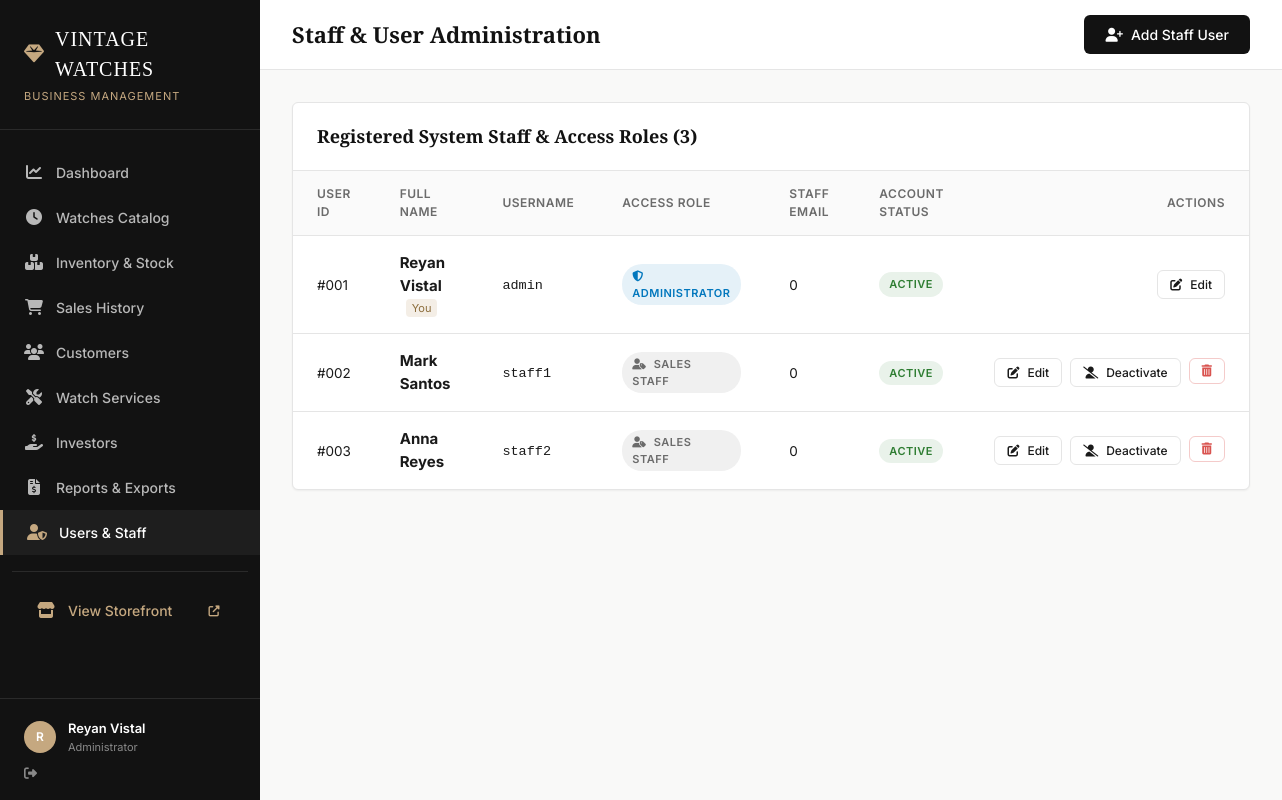
Screenshot of /users (signed in) with the database file from the repository.
### tables this page shows
CREATE TABLE "user" (
  `user_id` INTEGER PRIMARY KEY AUTOINCREMENT,
  `full_name` varchar(100) NOT NULL,
  `user_name` varchar(50) NOT NULL,
  `password` varchar(255) NOT NULL,
  `role` varchar(30) NOT NULL,
  `email` int(100) NOT NULL,
  `status` varchar(20) NOT NULL
);

### app.py (the view)
@app.route('/users')
@admin_required
def users():
    user_list = db.fetch_all("SELECT user_id, full_name, user_name, role, email, status FROM user ORDER BY user_id")
    return render_template('users.html', users=user_list)

### app.py (called while the page is built)
def admin_required(f):
    @wraps(f)
    def decorated_function(*args, **kwargs):
        if 'user_id' not in session:
            flash("Please sign in to access the management portal.", "info")
            return redirect(url_for('login'))
        if session.get('role') != 'Administrator':
            flash("Administrator privileges required for this action.", "error")
            return redirect(url_for('dashboard'))
        return f(*args, **kwargs)
    return decorated_function

@app.context_processor
def inject_cart_info():
    cart = session.get('cart', {})
    cart_count = sum(cart.values()) if isinstance(cart, dict) else 0
    return dict(cart_count=cart_count, date=date, today_date=str(date.today()))

### database.py (called while the page is built)
def use_mysql():
    if os.getenv("RENDER"):
        return bool(os.getenv("MYSQL_URL") or os.getenv("DATABASE_URL") or (os.getenv("DB_HOST") and os.getenv("DB_HOST") != "localhost"))
    return bool(os.getenv("MYSQL_URL") or os.getenv("DATABASE_URL") or os.getenv("DB_HOST") or os.getenv("MYSQLHOST"))

def get_sqlite_connection():
    db_path = os.path.join(os.path.dirname(__file__), 'vintage_watches.db')
    conn = sqlite3.connect(db_path, check_same_thread=False)
    conn.row_factory = sqlite3.Row
    conn.create_function("CURDATE", 0, lambda: datetime.now().strftime("%Y-%m-%d"))
    conn.create_function("NOW", 0, lambda: datetime.now().strftime("%Y-%m-%d %H:%M:%S"))
    conn.create_function("MONTH", 1, lambda d: int(str(d).split('-')[1]) if d and '-' in str(d) else 1)
    conn.create_function("YEAR", 1, lambda d: int(str(d).split('-')[0]) if d and '-' in str(d) else datetime.now().year)
    return conn

def get_db_connection():
    if use_mysql():
        conn = get_mysql_connection()
        if conn:
            return conn
    return get_sqlite_connection()

def is_sqlite_conn(conn):
    return isinstance(conn, sqlite3.Connection)

def prepare_query(query, is_sqlite):
    if is_sqlite:
        return query.replace('%s', '?')
    return query

### templates/users.html (shortened to what this page needs)
{% extends "base.html" %}
{% block page_title %}Staff & User Administration{% endblock %}
{% block header_actions %}
<button class="btn btn-primary" data-modal="addUserModal">
    <i class="fas fa-user-plus"></i> Add Staff User
</button>
{% endblock %}
{% block content %}
<div class="table-container">
    <div class="table-header">
        <h2 class="table-title">Registered System Staff & Access Roles ({{ users | length }})</h2>
    </div>
    <table class="data-table">
        <thead>
            <tr>
                <th>User ID</th>
                <th>Full Name</th>
                <th>Username</th>
                <th>Access Role</th>
                <th>Staff Email</th>
                <th>Account Status</th>
                <th class="text-right">Actions</th>
            </tr>
        </thead>
        <tbody>
            {% for user in users %}
            <tr>
                <td>#{{ "%03d" | format(user.user_id) }}</td>
                <td>
                    <strong style="font-size: 15px;">{{ user.full_name }}</strong>
                    {% if user.user_id == session.get('user_id') %}
                    <span style="font-size: 11px; background: rgba(197, 168, 128, 0.2); color: #8c6d3b; padding: 2px 6px; border-radius: 4px; margin-left: 6px;">You</span>
                    {% endif %}
                </td>
                <td><code>{{ user.user_name }}</code></td>
                <td>
                    <span class="badge {% if user.role == 'Administrator' %}badge-info{% else %}badge-neutral{% endif %}">
                        <i class="fas {% if user.role == 'Administrator' %}fa-shield-alt{% else %}fa-user-tag{% endif %}" style="margin-right: 4px;"></i>
                        {{ user.role }}
                    </span>
                </td>
                <td>{{ user.email }}</td>
                <td>
                    <span class="badge {% if user.status == 'Active' %}badge-success{% else %}badge-danger{% endif %}">
                        {{ user.status }}
                    </span>
                </td>
                <td class="text-right">
                    <div style="display: flex; gap: 8px; justify-content: flex-end;">
                        <button class="btn btn-sm btn-outline edit-user-btn" data-id="{{ user.user_id }}" title="Edit user details">
                            <i class="fas fa-edit"></i> Edit
                        </button>
                        {% if user.user_id != session.get('user_id') %}
                        <form action="{{ url_for('user_toggle_status', user_id=user.user_id) }}" method="POST" style="display: inline;">
                            <button type="submit" class="btn btn-sm btn-outline" title="Toggle active/inactive status">
                                <i class="fas {% if user.status == 'Active' %}fa-user-slash{% else %}fa-user-check{% endif %}"></i>
                                {% if user.status == 'Active' %}Deactivate{% else %}Activate{% endif %}
                            </button>
                        </form>
                        <form action="{{ url_for('user_delete', user_id=user.user_id) }}" method="POST" onsubmit="return confirm('Permanently remove user {{ user.user_name }}?');" style="display: inline;">
                            <button type="submit" class="btn btn-sm btn-outline" style="color: var(--color-danger); border-color: rgba(217,83,79,0.3);" title="Delete user">
                                <i class="fas fa-trash-alt"></i>
                            </button>
                        </form>
                        {% endif %}
                    </div>
                </td>
            </tr>
            {% else %}
            <tr>
                <td colspan="7" class="text-center text-muted" style="padding: 40px;">No users registered in system.</td>
            </tr>
            {% endfor %}
        </tbody>
    </table>
</div>
{% endblock %}

### templates/base.html (shortened to what this page needs)
<!DOCTYPE html>
<html lang="en">
<head>
    <link href="https://cdnjs.cloudflare.com/ajax/libs/font-awesome/6.4.0/css/all.min.css" rel="stylesheet">
    <link rel="stylesheet" href="{{ url_for('static', filename='css/style.css') }}">
</head>
<body>
    <div class="app-container">
        <aside class="sidebar">
            <div class="sidebar-header">
                <div class="brand-logo">
                    <i class="fas fa-gem"></i>
                    <span>VINTAGE WATCHES</span>
                </div>
                <div style="font-size: 11px; color: var(--color-accent); letter-spacing: 1px; margin-top: 4px; text-transform: uppercase;">
                    Business Management
                </div>
            </div>
            <nav class="sidebar-nav">
                <a href="{{ url_for('dashboard') }}"
                    class="nav-item {% if request.endpoint == 'dashboard' %}active{% endif %}">
                    <i class="fas fa-chart-line"></i> <span>Dashboard</span>
                </a>
                <a href="{{ url_for('watches') }}"
                    class="nav-item {% if request.endpoint == 'watches' %}active{% endif %}">
                    <i class="fas fa-clock"></i> <span>Watches Catalog</span>
                </a>
                <a href="{{ url_for('inventory') }}"
                    class="nav-item {% if request.endpoint == 'inventory' %}active{% endif %}">
                    <i class="fas fa-boxes"></i> <span>Inventory & Stock</span>
                </a>
                <a href="{{ url_for('sales') }}" class="nav-item {% if request.endpoint == 'sales' %}active{% endif %}">
                    <i class="fas fa-shopping-cart"></i> <span>Sales History</span>
                </a>
                <a href="{{ url_for('customers') }}"
                    class="nav-item {% if request.endpoint == 'customers' %}active{% endif %}">
                    <i class="fas fa-users"></i> <span>Customers</span>
                </a>
                <a href="{{ url_for('services') }}"
                    class="nav-item {% if request.endpoint == 'services' %}active{% endif %}">
                    <i class="fas fa-tools"></i> <span>Watch Services</span>
                </a>
                <a href="{{ url_for('investors') }}"
                    class="nav-item {% if request.endpoint == 'investors' %}active{% endif %}">
                    <i class="fas fa-hand-holding-usd"></i> <span>Investors</span>
                </a>
                <a href="{{ url_for('reports') }}"
                    class="nav-item {% if request.endpoint == 'reports' %}active{% endif %}">
                    <i class="fas fa-file-invoice-dollar"></i> <span>Reports & Exports</span>
                </a>
                {% if session.get('role') == 'Administrator' %}
                <a href="{{ url_for('users') }}" class="nav-item {% if request.endpoint == 'users' %}active{% endif %}">
                    <i class="fas fa-user-shield"></i> <span>Users & Staff</span>
                </a>
                {% endif %}
                <div style="margin: 16px 12px; border-top: 1px solid rgba(255,255,255,0.1); padding-top: 16px;">
                    <a href="{{ url_for('index') }}" target="_blank" class="nav-item" style="color: var(--color-accent); font-weight: 500;">
                        <i class="fas fa-store"></i> <span>View Storefront</span>
                        <i class="fas fa-external-link-alt" style="font-size: 11px; margin-left: auto;"></i>
                    </a>
                </div>
            </nav>
            <div class="sidebar-footer">
                <div class="user-info">
                    <div class="user-avatar">
                        {{ session.get('full_name', 'U')[0].upper() }}
                    </div>
                    <div class="user-details">
                        <span class="user-name">{{ session.get('full_name') }}</span>
                        <span class="user-role">{{ session.get('role') }}</span>
                    </div>
                </div>
                <a href="{{ url_for('logout') }}" class="logout-btn" title="Sign out">
                    <i class="fas fa-sign-out-alt"></i>
                </a>
            </div>
        </aside>
        <main class="main-content">
            <header class="top-header">
                <div class="header-left">
                    <h1 class="page-title">{% block page_title %}Dashboard{% endblock %}</h1>
                </div>
                <div class="header-actions">
                    {% block header_actions %}{% endblock %}
                </div>
            </header>
            <div class="content-body">
                {% block content %}{% endblock %}
            </div>
        </main>
    </div>
</body>
</html>

### rows the page displays
user: get "Reyan Vistal", get "Administrator", user_id "001", full_name "Reyan Vistal", shows "You", user_name "admin", role "ADMINISTRATOR", email "0", status "ACTIVE"
user: user_id "002", full_name "Mark Santos", user_name "staff1", role "SALES STAFF", email "0", status "ACTIVE", shows "Deactivate"
user: user_id "003", full_name "Anna Reyes", user_name "staff2", role "SALES STAFF", email "0", status "ACTIVE", shows "Deactivate"

### other values shown
{{ session.get('full_name', 'U')[0].upper() }} "R"
{{ users | length }} "3"
